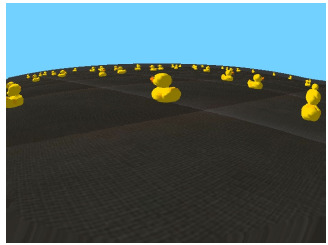
#> input picture braitenberg/assets/samples/duckies_simulation/duckie_sim_01.jpg, 328 x 245 px
$ python -i visual_servoing_activity.py   (imports and definitions only)   (older library calls are emulated)
#> lines starting #> are read from the running program, lines starting #| are printed output that depends on the picture; after the words box and inside, x2 and y2 are one past the last pixel; in counts of white or black regions, pixels touching at a corner belong together
#> further down, picture is the input picture: shape (245, 328, 3); mean B, G, R 104.1, 99.9, 77
from typing import Tuple

import numpy as np
import cv2
from matplotlib.path import Path


# [67 lines left out: functions get_steer_matrix_left_lane_markings, get_steer_matrix_right_lane_markings, get_symmetry, get_mask, not called in this run]


def detect_lane_markings(image: np.ndarray) -> Tuple[np.ndarray, np.ndarray]:
    """
    Args:
        image: An image from the robot's camera in the BGR color space (numpy.ndarray)
    Return:
        mask_left_edge:   Masked image for the dashed-yellow line (numpy.ndarray)
        mask_right_edge:  Masked image for the solid-white line (numpy.ndarray)
    """
    h, w, _ = image.shape
#> h = 245; w = 328
    imgbgr = image.copy()

    # TODO: implement your own solution here
    # mask_left_edge = np.random.rand(h, w)
    # mask_right_edge = np.random.rand(h, w)

    # Image processing
    imgrgb = cv2.cvtColor(imgbgr, cv2.COLOR_BGR2RGB) # RGB version for the sake of visualization
    imghsv = cv2.cvtColor(imgbgr, cv2.COLOR_BGR2HSV)# Convert the image to HSV for any color-based filtering
#> imghsv: shape (245, 328, 3); mean H, S, V 45.3, 70.5, 113.9
    imggray = cv2.cvtColor(imgbgr, cv2.COLOR_BGR2GRAY) #  grayscale version

    # Smooth the image using a Gaussian kernel
    sigma = 2
    img_gaussian_filter = cv2.GaussianBlur(imggray,(0,0), sigma)
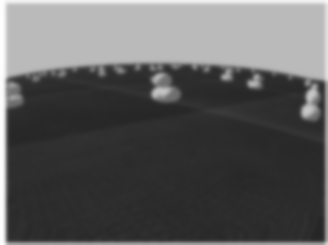
#> img_gaussian_filter: shape (245, 328); min 38, max 254, mean 93.3

    # Horizon mask
    mask_ground = np.zeros_like(imggray, dtype=np.uint8) # TODO: CHANGE ME
    mask_ground[200:,:] = 1

    # Convolve the image with the Sobel operator (filter) to compute the numerical derivatives in the x and y directions
    sobelx = cv2.Sobel(img_gaussian_filter,cv2.CV_64F,1,0)
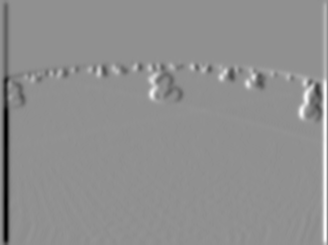
#> sobelx: shape (245, 328) float64; min -330, max 252, mean -1.8; drawn with min black and max white
    sobely = cv2.Sobel(img_gaussian_filter,cv2.CV_64F,0,1)
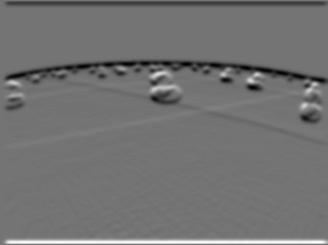
#> sobely: shape (245, 328) float64; min -211, max 252, mean -2.7; drawn with min black and max white

    # Compute the magnitude of the gradients
    Gmag = np.sqrt(sobelx*sobelx + sobely*sobely)

    # Apply threshold to gradients magnitude
    threshold = 15
    mask_mag = (Gmag > threshold)
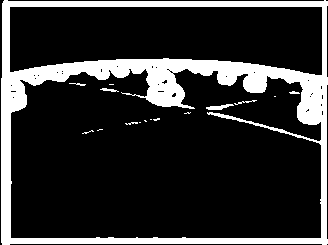
#> mask_mag: shape (245, 328) bool; 18.9% white; 16 white regions (9 under 20 px), largest, box (x1, y1, x2, y2) and area: (1, 0, 328, 245) 14921, (206, 104, 234, 110) 91, (100, 88, 119, 92) 40

    # White and yellow HSV thresholds
    white_lower_hsv = np.array([0, 0, 130])
    white_upper_hsv = np.array([179, 48, 255])
    # yellow_lower_hsv = np.array([16, 114, 107])
    # yellow_upper_hsv = np.array([30, 255, 255])
    yellow_lower_hsv = np.array([20, 100, 95])
    yellow_upper_hsv = np.array([30, 255, 255])

    # Define mask for 1st image
    mask_white = cv2.inRange(imghsv, white_lower_hsv, white_upper_hsv)
#> mask_white: shape (245, 328); 4.4% white; 1 white region, box (x1, y1, x2, y2) and area: (0, 0, 328, 245) 3560
    mask_yellow = cv2.inRange(imghsv, yellow_lower_hsv, yellow_upper_hsv)
#> mask_yellow: shape (245, 328); 2.9% white; 25 white regions (9 under 20 px), largest, box (x1, y1, x2, y2) and area: (151, 73, 181, 103) 612, (301, 83, 321, 121) 510, (6, 81, 24, 108) 357

    # masks for the left- and right-halves of the image
    width = imggray.shape[1]
#> width = 328
    mask_left = np.ones(sobelx.shape)
    mask_left[:,int(np.floor(width/2)):width + 1] = 0
    mask_right = np.ones(sobelx.shape)
    mask_right[:,0:int(np.floor(width/2))] = 0

    # Generate a mask that identifies pixels based on the sign of their x-derivative
    mask_sobelx_pos = (sobelx > 0)
#> mask_sobelx_pos: shape (245, 328) bool; 23.6% white; 315 white regions (188 under 20 px), largest, box (x1, y1, x2, y2) and area: (102, 0, 327, 245) 5595, (106, 56, 166, 108) 929, (59, 181, 103, 245) 393
    mask_sobelx_neg = (sobelx < 0)
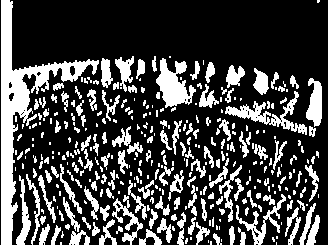
#> mask_sobelx_neg: shape (245, 328) bool; 26.8% white; 342 white regions (187 under 20 px), largest, box (x1, y1, x2, y2) and area: (1, 0, 99, 245) 4604, (156, 58, 196, 108) 1051, (225, 91, 307, 135) 901
    mask_sobely_pos = (sobely > 0)
#> mask_sobely_pos: shape (245, 328) bool; 23.5% white; 217 white regions (121 under 20 px), largest, box (x1, y1, x2, y2) and area: (0, 200, 328, 244) 3791, (69, 69, 328, 139) 3436, (1, 110, 201, 150) 1917
    mask_sobely_neg = (sobely < 0)
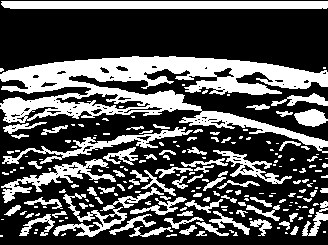
#> mask_sobely_neg: shape (245, 328) bool; 33.1% white; 196 white regions (112 under 20 px), largest, box (x1, y1, x2, y2) and area: (0, 56, 328, 153) 11801, (1, 1, 328, 9) 2598, (2, 127, 193, 164) 1251

    # masks with the gradient magnitude mask and color-based
    mask_left_edge = mask_ground * mask_left * mask_mag * mask_sobelx_neg * mask_sobely_neg * mask_yellow
#> mask_left_edge: shape (245, 328) float64; every value is 0
    mask_right_edge = mask_ground * mask_right * mask_mag * mask_sobelx_pos * mask_sobely_neg * mask_white
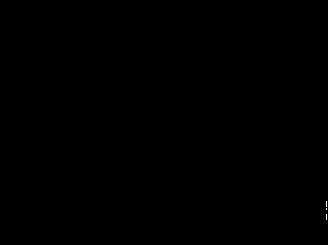
#> mask_right_edge: shape (245, 328) float64; 0.02% white in thin lines or dots, all inside (x1, y1, x2, y2) = (326, 201, 327, 220)

    return Gmag * mask_left_edge, Gmag * mask_right_edge

>>> import cv2
>>> picture = cv2.imread('../../../braitenberg/assets/samples/duckies_simulation/duckie_sim_01.jpg')
>>> result = detect_lane_markings(picture)

$ run again, on braitenberg/assets/samples/duckies_simulation/duckie_sim_02.jpg
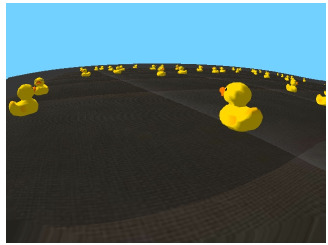
#> input picture braitenberg/assets/samples/duckies_simulation/duckie_sim_02.jpg, 328 x 245 px
#> picture is the input picture: shape (245, 328, 3); mean B, G, R 102.6, 100.2, 78.5
#> imghsv: shape (245, 328, 3); mean H, S, V 44, 78.6, 115.3
#> in detect_lane_markings, `mask_mag = (Gmag > threshold)`:
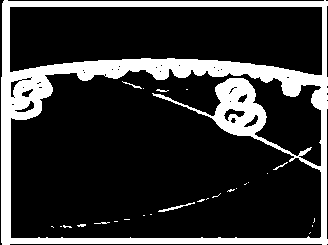
#> mask_mag: shape (245, 328) bool; 20.2% white; 27 white regions (20 under 20 px), largest, box (x1, y1, x2, y2) and area: (1, 0, 328, 245) 15917, (158, 202, 195, 212) 77, (122, 81, 142, 89) 33
#> mask_white: shape (245, 328); 4.4% white; 1 white region, box (x1, y1, x2, y2) and area: (0, 0, 328, 245) 3560
#> mask_yellow: shape (245, 328); 3.8% white; 22 white regions (8 under 20 px), largest, box (x1, y1, x2, y2) and area: (219, 82, 263, 132) 1465, (9, 77, 49, 116) 802, (284, 75, 297, 92) 133
#> mask_sobelx_pos: shape (245, 328) bool; 23.2% white; 270 white regions (151 under 20 px), largest, box (x1, y1, x2, y2) and area: (166, 0, 327, 245) 5892, (99, 58, 242, 142) 2472, (78, 186, 105, 245) 430
#> mask_sobelx_neg: shape (245, 328) bool; 26.3% white; 321 white regions (177 under 20 px), largest, box (x1, y1, x2, y2) and area: (1, 0, 100, 245) 5381, (226, 64, 319, 152) 2728, (131, 58, 216, 113) 1330
#> mask_sobely_pos: shape (245, 328) bool; 22.4% white; 207 white regions (132 under 20 px), largest, box (x1, y1, x2, y2) and area: (0, 155, 328, 244) 7133, (122, 74, 328, 167) 4151, (3, 90, 145, 106) 831
#> in detect_lane_markings, `mask_sobely_neg = (sobely < 0)`:
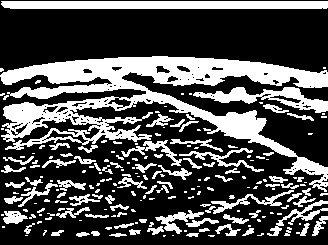
#> mask_sobely_neg: shape (245, 328) bool; 31.7% white; 200 white regions (113 under 20 px), largest, box (x1, y1, x2, y2) and area: (0, 56, 328, 192) 13387, (1, 1, 328, 9) 2598, (193, 87, 328, 113) 1316
#> mask_left_edge: shape (245, 328) float64; every value is 0
#> mask_right_edge: shape (245, 328) float64; 0.01% white in thin lines or dots, all inside (x1, y1, x2, y2) = (326, 201, 327, 220)

$ run again, on braitenberg/assets/samples/duckies_simulation/duckie_sim_03.jpg
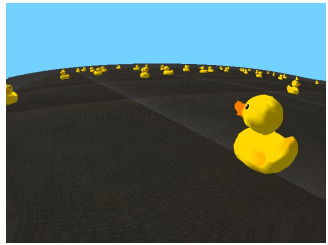
#> input picture braitenberg/assets/samples/duckies_simulation/duckie_sim_03.jpg, 328 x 245 px
#> picture is the input picture: shape (245, 328, 3); mean B, G, R 102.1, 102.8, 81.2
#> imghsv: shape (245, 328, 3); mean H, S, V 45, 78, 118.1
#> in detect_lane_markings, `mask_mag = (Gmag > threshold)`:
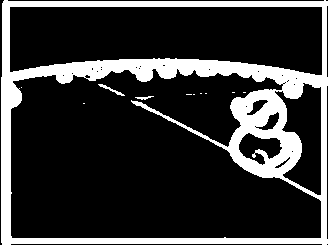
#> mask_mag: shape (245, 328) bool; 20.9% white; 11 white regions (8 under 20 px), largest, box (x1, y1, x2, y2) and area: (1, 0, 328, 245) 16638, (98, 84, 125, 96) 71, (135, 96, 154, 100) 37
#> mask_white: shape (245, 328); 4.4% white; 2 white regions (1 under 20 px), largest, box (x1, y1, x2, y2) and area: (0, 0, 328, 245) 3560
#> mask_yellow: shape (245, 328); 5.5% white; 22 white regions (8 under 20 px), largest, box (x1, y1, x2, y2) and area: (233, 94, 298, 174) 3415, (6, 84, 18, 105) 172, (286, 77, 299, 95) 135
#> mask_sobelx_pos: shape (245, 328) bool; 21.9% white; 290 white regions (169 under 20 px), largest, box (x1, y1, x2, y2) and area: (232, 0, 327, 245) 3790, (80, 63, 271, 184) 3515, (109, 185, 130, 236) 361
#> mask_sobelx_neg: shape (245, 328) bool; 27.6% white; 290 white regions (161 under 20 px), largest, box (x1, y1, x2, y2) and area: (1, 0, 101, 245) 5080, (248, 84, 304, 181) 2815, (97, 56, 237, 143) 2346
#> mask_sobely_pos: shape (245, 328) bool; 21.7% white; 237 white regions (135 under 20 px), largest, box (x1, y1, x2, y2) and area: (99, 78, 328, 156) 5197, (0, 195, 328, 244) 3643, (1, 97, 128, 118) 842
#> in detect_lane_markings, `mask_sobely_neg = (sobely < 0)`:
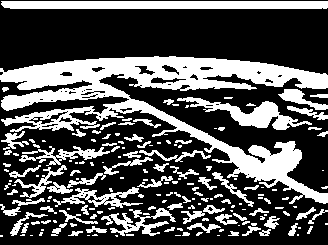
#> mask_sobely_neg: shape (245, 328) bool; 32.9% white; 177 white regions (92 under 20 px), largest, box (x1, y1, x2, y2) and area: (0, 56, 328, 204) 13443, (1, 1, 328, 9) 2598, (177, 97, 312, 130) 1421
#> mask_left_edge: shape (245, 328) float64; every value is 0
#> mask_right_edge: shape (245, 328) float64; 0.01% white in thin lines or dots, all inside (x1, y1, x2, y2) = (326, 200, 327, 225)

$ run again, on braitenberg/assets/samples/duckies_simulation/duckie_sim_04.jpg
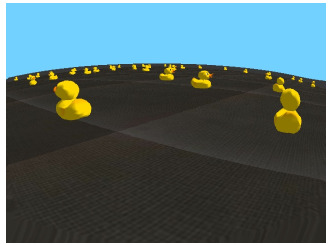
#> input picture braitenberg/assets/samples/duckies_simulation/duckie_sim_04.jpg, 328 x 245 px
#> picture is the input picture: shape (245, 328, 3); mean B, G, R 104.4, 101.5, 79.2
#> imghsv: shape (245, 328, 3); mean H, S, V 44.3, 74, 116.1
#> mask_mag: shape (245, 328) bool; 20.9% white; 21 white regions (17 under 20 px), largest, box (x1, y1, x2, y2) and area: (1, 0, 328, 245) 16550, (120, 121, 148, 131) 91, (248, 88, 263, 91) 38, (183, 106, 202, 112) 29
#> mask_white: shape (245, 328); 4.4% white; 1 white region, box (x1, y1, x2, y2) and area: (0, 0, 328, 245) 3560
#> mask_yellow: shape (245, 328); 3.7% white; 24 white regions (11 under 20 px), largest, box (x1, y1, x2, y2) and area: (273, 77, 302, 134) 1040, (55, 80, 92, 120) 1009, (191, 70, 212, 88) 258
#> mask_sobelx_pos: shape (245, 328) bool; 25.1% white; 282 white regions (159 under 20 px), largest, box (x1, y1, x2, y2) and area: (152, 0, 327, 245) 6027, (12, 117, 247, 180) 2478, (12, 65, 85, 126) 1552
#> mask_sobelx_neg: shape (245, 328) bool; 26.4% white; 321 white regions (188 under 20 px), largest, box (x1, y1, x2, y2) and area: (1, 0, 132, 245) 5445, (145, 175, 205, 245) 1000, (280, 75, 314, 140) 951
#> mask_sobely_pos: shape (245, 328) bool; 26% white; 185 white regions (106 under 20 px), largest, box (x1, y1, x2, y2) and area: (2, 65, 328, 178) 7934, (0, 207, 328, 244) 4427, (3, 131, 116, 168) 1074
#> in detect_lane_markings, `mask_sobely_neg = (sobely < 0)`:
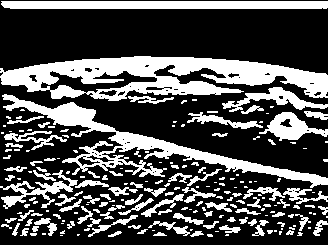
#> mask_sobely_neg: shape (245, 328) bool; 31.7% white; 206 white regions (111 under 20 px), largest, box (x1, y1, x2, y2) and area: (0, 56, 328, 101) 7883, (2, 94, 328, 188) 4804, (1, 1, 328, 9) 2598
#> mask_left_edge: shape (245, 328) float64; every value is 0
#> mask_right_edge: shape (245, 328) float64; 0.02% white in thin lines or dots, all inside (x1, y1, x2, y2) = (326, 200, 327, 225)
